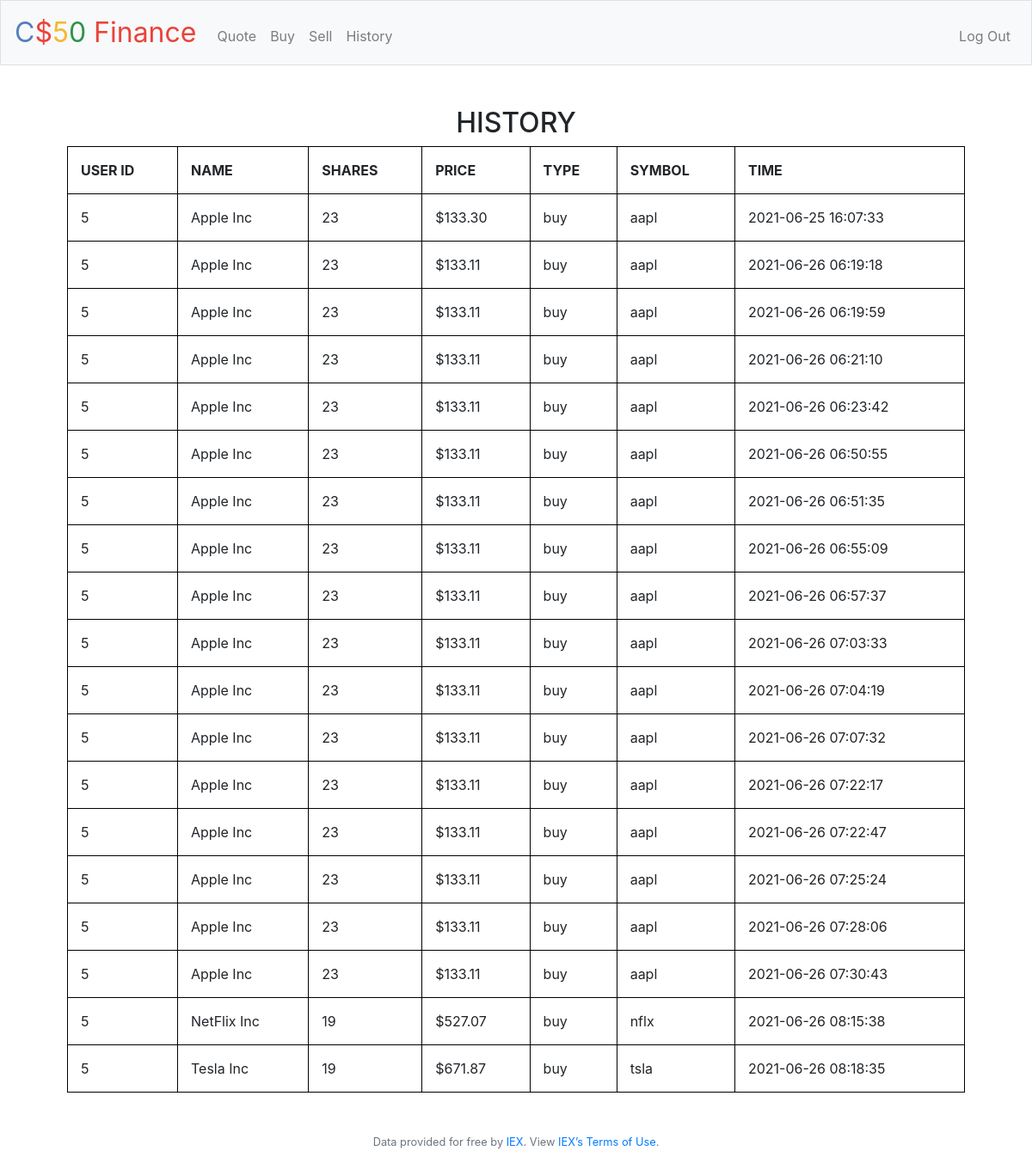
The page /history (signed in) on the database its author committed.
### tables this page shows
CREATE TABLE transactions (
id INTEGER PRIMARY KEY AUTOINCREMENT,
u_id INTEGER NOT NULL,
name TEXT NOT NULL,
shares INTEGER NOT NULL,
price NUMBERIC NOT NULL,
type TEXT NOT NULL,
symbol TEXT NOT NULL,
time TIMESTAMP DEFAULT CURRENT_TIMESTAMP,
FOREIGN KEY(u_id) REFERENCES users(id)
);

### application.py (the view)
@app.route("/history")
@login_required
def history():
    user_id = session["user_id"]
    hist = db.execute("SELECT u_id,name,shares,price,type,symbol,time FROM transactions WHERE u_id = ?", user_id)
    return render_template("history.html", hist=hist, usd=usd)

### application.py (called while the page is built)
@app.after_request
def after_request(response):
    response.headers["Cache-Control"] = "no-cache, no-store, must-revalidate"
    response.headers["Expires"] = 0
    response.headers["Pragma"] = "no-cache"
    return response

### helpers.py (called while the page is built)
def login_required(f):
    @wraps(f)
    def decorated_function(*args, **kwargs):
        if session.get("user_id") is None:
            return redirect("/login")
        return f(*args, **kwargs)
    return decorated_function

def usd(value):
    return f"${value:,.2f}"

### templates/history.html (shortened to what this page needs)
{% extends "layout.html" %}
{% block main %}
    <h2>HISTORY</h2>
    <table>
        <thead>
            <tr>
                <th>USER ID</th>
                <th>NAME</th>
                <th>SHARES</th>
                <th>PRICE</th>
                <th>TYPE</th>
                <th>SYMBOL</th>
                <th>TIME</th>
            </tr>
        </thead>
        <tbody>
            {% for tran in hist %}
             <tr>
                 <td>{{tran["u_id"]}}</td>
                 <td>{{tran["name"]}}</td>
                 <td>{{-tran["shares"]}}</td>
                 <td>{{usd(tran["price"])}}</td>
                 <td>{{tran["type"]}}</td>
                 <td>{{tran["symbol"]}}</td>
                 <td>{{tran["time"]}}</td>
             </tr>
            {% endfor %}
        </tbody>
    </table>
{% endblock %}

### templates/layout.html (shortened to what this page needs)
<!DOCTYPE html>
<html lang="en">
    <head>
        <link rel="stylesheet" href="https://cdn.jsdelivr.net/npm/bootstrap@4.5.3/dist/css/bootstrap.min.css">
        <link href="/static/styles.css" rel="stylesheet">
    </head>
    <body>
        <nav class="navbar navbar-expand-md navbar-light bg-light border">
            <a class="navbar-brand" href="/"><span class="blue">C</span><span class="red">$</span><span class="yellow">5</span><span class="green">0</span> <span class="red">Finance</span></a>
            <div class="collapse navbar-collapse" id="navbar">
                {% if session.user_id %}
                    <ul class="navbar-nav mr-auto mt-2">
                        <li class="nav-item"><a class="nav-link" href="/quote">Quote</a></li>
                        <li class="nav-item"><a class="nav-link" href="/buy">Buy</a></li>
                        <li class="nav-item"><a class="nav-link" href="/sell">Sell</a></li>
                        <li class="nav-item"><a class="nav-link" href="/history">History</a></li>
                    </ul>
                    <ul class="navbar-nav ml-auto mt-2">
                        <li class="nav-item"><a class="nav-link" href="/logout">Log Out</a></li>
                    </ul>
                {% else %}
                    <ul class="navbar-nav ml-auto mt-2">
                        <li class="nav-item"><a class="nav-link" href="/register">Register</a></li>
                        <li class="nav-item"><a class="nav-link" href="/login">Log In</a></li>
                    </ul>
                {% endif %}
            </div>
        </nav>
        <main class="container p-5">
            {% block main %}{% endblock %}
        </main>
        <footer class="small text-center text-muted">
            Data provided for free by <a href="https://iextrading.com/developer">IEX</a>. View <a href="https://iextrading.com/api-exhibit-a/">IEX’s Terms of Use</a>.
        </footer>
    </body>
</html>

### static/styles.css (style rules this page uses)
nav .navbar-brand { font-size: xx-large; }
nav .navbar-brand .blue { color: #537fbe; }
nav .navbar-brand .red { color: #ea433b; }
nav .navbar-brand .yellow { color: #f5b82e; }
nav .navbar-brand .green { color: #2e944b; }
main { overflow-x: auto; text-align: center; }
table, td, th { border: 1px solid black; text-align: left; }
table { border-collapse: collapse; width: 100%; }
th, td { padding: 15px; }

### rows shown on the page
transactions: u_id "5", name "Apple Inc", shares "23", price "$133.30", type "buy", symbol "aapl", time "2021-06-25 16:07:33"
transactions: u_id "5", name "Apple Inc", shares "23", price "$133.11", type "buy", symbol "aapl", time "2021-06-26 06:19:18"
transactions: u_id "5", name "Apple Inc", shares "23", price "$133.11", type "buy", symbol "aapl", time "2021-06-26 06:19:59"
transactions: u_id "5", name "Apple Inc", shares "23", price "$133.11", type "buy", symbol "aapl", time "2021-06-26 06:21:10"
transactions: u_id "5", name "Apple Inc", shares "23", price "$133.11", type "buy", symbol "aapl", time "2021-06-26 06:23:42"
transactions: u_id "5", name "Apple Inc", shares "23", price "$133.11", type "buy", symbol "aapl", time "2021-06-26 06:50:55"
transactions: u_id "5", name "Apple Inc", shares "23", price "$133.11", type "buy", symbol "aapl", time "2021-06-26 06:51:35"
transactions: u_id "5", name "Apple Inc", shares "23", price "$133.11", type "buy", symbol "aapl", time "2021-06-26 06:55:09"
transactions: u_id "5", name "Apple Inc", shares "23", price "$133.11", type "buy", symbol "aapl", time "2021-06-26 06:57:37"
transactions: u_id "5", name "Apple Inc", shares "23", price "$133.11", type "buy", symbol "aapl", time "2021-06-26 07:03:33"
transactions: u_id "5", name "Apple Inc", shares "23", price "$133.11", type "buy", symbol "aapl", time "2021-06-26 07:04:19"
transactions: u_id "5", name "Apple Inc", shares "23", price "$133.11", type "buy", symbol "aapl", time "2021-06-26 07:07:32"
transactions: u_id "5", name "Apple Inc", shares "23", price "$133.11", type "buy", symbol "aapl", time "2021-06-26 07:22:17"
transactions: u_id "5", name "Apple Inc", shares "23", price "$133.11", type "buy", symbol "aapl", time "2021-06-26 07:22:47"
transactions: u_id "5", name "Apple Inc", shares "23", price "$133.11", type "buy", symbol "aapl", time "2021-06-26 07:25:24"
transactions: u_id "5", name "Apple Inc", shares "23", price "$133.11", type "buy", symbol "aapl", time "2021-06-26 07:28:06"
transactions: u_id "5", name "Apple Inc", shares "23", price "$133.11", type "buy", symbol "aapl", time "2021-06-26 07:30:43"
transactions: u_id "5", name "NetFlix Inc", shares "19", price "$527.07", type "buy", symbol "nflx", time "2021-06-26 08:15:38"
transactions: u_id "5", name "Tesla Inc", shares "19", price "$671.87", type "buy", symbol "tsla", time "2021-06-26 08:18:35"
